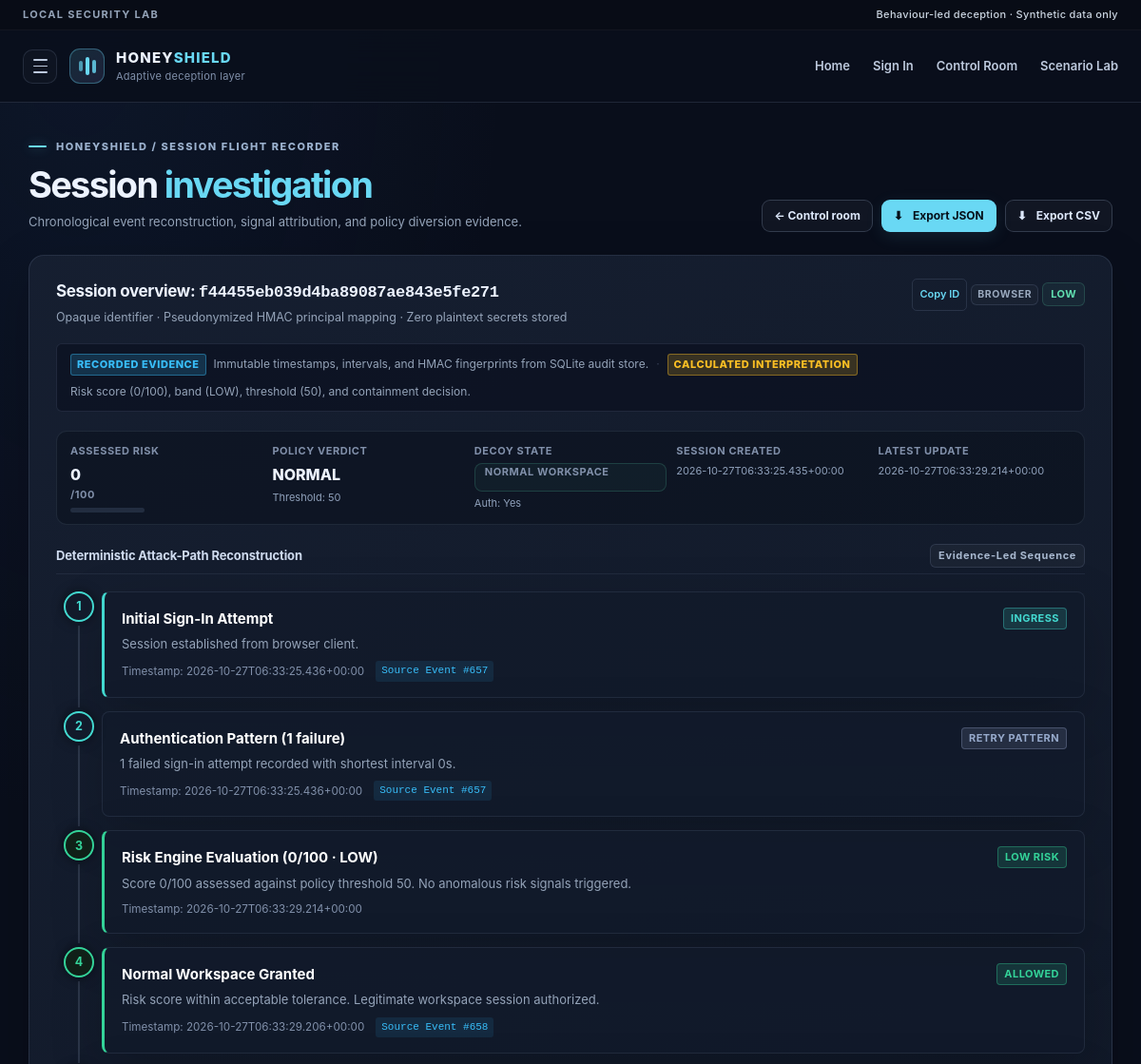
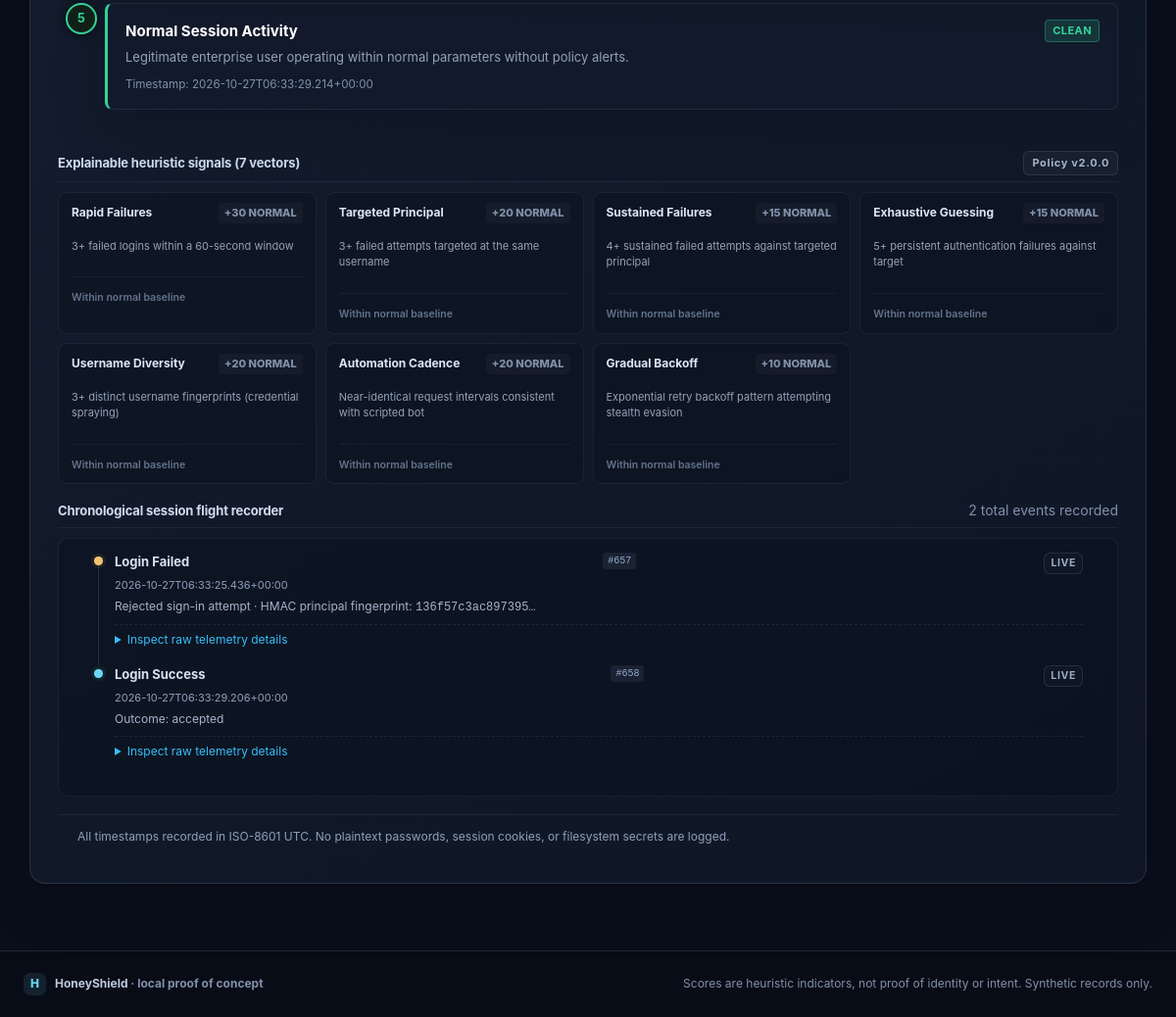
Page /admin/session/f44455eb039d4ba89087ae843e5fe271 on the committed database (2 pictures, top to bottom).
### tables this page shows
CREATE TABLE events (
                id INTEGER PRIMARY KEY AUTOINCREMENT,
                session_key TEXT NOT NULL,
                event_at TEXT NOT NULL,
                event_type TEXT NOT NULL,
                interval_seconds REAL,
                username_fingerprint TEXT,
                details_json TEXT NOT NULL DEFAULT '{}', is_isolated INTEGER NOT NULL DEFAULT 0,
                FOREIGN KEY(session_key) REFERENCES sessions(session_key) ON DELETE CASCADE
            );

### app.py (the view)
    @app.get("/admin/session/<session_key>", endpoint="session_flight_recorder")
    @app.get("/admin/session/<session_key>", endpoint="admin_session_investigation")
    def session_flight_recorder(session_key: str):
        conn = get_db()
        sess = get_session_investigation(conn, session_key)
        if not sess:
            abort(404)
        return render_template(
            "session_flight_recorder.html",
            session=sess,
            threshold=int(app.config["HIGH_RISK_THRESHOLD"]),
        )

### app.py (called while the page is built)
def connect_database(path: str | Path) -> sqlite3.Connection:
    db_path = Path(path)
    db_path.parent.mkdir(parents=True, exist_ok=True)
    conn = sqlite3.connect(str(db_path), timeout=10)
    conn.row_factory = sqlite3.Row
    conn.execute("PRAGMA foreign_keys = ON")
    conn.execute("PRAGMA journal_mode = WAL")
    return conn

### risk_engine.py (called while the page is built)
def _parse_utc(value: Any) -> datetime | None:
    if isinstance(value, datetime):
        if value.tzinfo is None:
            return value.replace(tzinfo=timezone.utc)
        return value.astimezone(timezone.utc)
    if not isinstance(value, str) or not value.strip():
        return None
    try:
        parsed = datetime.fromisoformat(value.strip())
        if parsed.tzinfo is None:
            parsed = parsed.replace(tzinfo=timezone.utc)
        return parsed.astimezone(timezone.utc)
    except (ValueError, TypeError, OverflowError):
        return None

### templates/session_flight_recorder.html (shortened to what this page needs)
{% extends 'base.html' %}
{% block content %}
<div class="page-heading admin-heading">
  <div>
    <div class="eyebrow"><span class="eyebrow-line"></span> HONEYSHIELD / SESSION FLIGHT RECORDER</div>
    <h1>Session <span>investigation</span></h1>
    <p class="lead-sm">Chronological event reconstruction, signal attribution, and policy diversion evidence.</p>
  </div>
  <div class="heading-actions">
    <a class="button button-secondary button-small" href="{{ url_for('admin_dashboard') }}">← Control room</a>
    <a class="button button-primary button-small" id="exportJsonBtn" href="{{ url_for('admin_session_export', session_key=session.session_key) }}?format=json" download>
      <span>⬇</span> Export JSON
    </a>
    <a class="button button-secondary button-small" id="exportCsvBtn" href="{{ url_for('admin_session_export', session_key=session.session_key) }}?format=csv" download>
      <span>⬇</span> Export CSV
    </a>
  </div>
</div>
<section class="panel flight-recorder-panel" aria-label="Session Metadata">
  <div class="panel-heading">
    <div>
      <h2>Session overview: <code id="sessionKeyDisplay">{{ session.session_key }}</code></h2>
      <p>Opaque identifier · Pseudonymized HMAC principal mapping · Zero plaintext secrets stored</p>
    </div>
    <div class="panel-heading-right">
      <button type="button" class="copy-value button button-small button-secondary" data-copy="{{ session.session_key }}" aria-label="Copy session ID">Copy ID</button>
      {% if session.is_simulated %}
      <span class="mode-badge">SIMULATED</span>
      {% else %}
      <span class="mode-badge mode-browser">BROWSER</span>
      {% endif %}
      <span class="risk-badge risk-badge-{{ session.risk_band|lower }}">{{ session.risk_band }}</span>
    </div>
  </div>
  <div class="evidence-legend-callout">
    <span class="legend-badge badge-evidence">RECORDED EVIDENCE</span>
    <span>Immutable timestamps, intervals, and HMAC fingerprints from SQLite audit store.</span>
    <span class="legend-sep">·</span>
    <span class="legend-badge badge-derived">CALCULATED INTERPRETATION</span>
    <span>Risk score ({{ session.risk_score }}/100), band ({{ session.risk_band }}), threshold ({{ session.threshold }}), and containment decision.</span>
  </div>
  <div class="inv-summary-bar">
    <div class="inv-metric">
      <span>Assessed Risk</span>
      <div><strong>{{ session.risk_score }}</strong><span class="muted">/100</span></div>
      <div class="mini-score-track"><span class="risk-fill risk-{{ session.risk_band|lower }}" style="width: {{ session.risk_score }}%"></span></div>
    </div>
    <div class="inv-metric">
      <span>Policy Verdict</span>
      <div><strong>{{ session.decision|upper }}</strong></div>
      <small class="cell-subtext">Threshold: {{ session.threshold }}</small>
    </div>
    <div class="inv-metric">
      <span>Decoy State</span>
      <div>{% if session.decoy_active %}<span class="status-chip status-danger">Contained in Decoy</span>{% else %}<span class="status-chip status-safe">Normal Workspace</span>{% endif %}</div>
      <small class="cell-subtext">Auth: {{ 'Yes' if session.authenticated else 'No' }}</small>
    </div>
    <div class="inv-metric">
      <span>Session Created</span>
      <div><small class="cell-subtext">{{ session.created_at }}</small></div>
    </div>
    <div class="inv-metric">
      <span>Latest Update</span>
      <div><small class="cell-subtext">{{ session.updated_at }}</small></div>
    </div>
  </div>
  <div class="inv-section-heading">
    <h3>Deterministic Attack-Path Reconstruction</h3>
    <span class="panel-tag">Evidence-Led Sequence</span>
  </div>
  <div class="attack-path-pipeline" id="attackPathPipeline">
    {% for step in session.attack_path %}
    <div class="attack-step step-status-{{ step.status }}">
      <div class="step-node-col">
        <span class="step-num-circle">{{ step.step }}</span>
        {% if not loop.last %}<div class="step-line"></div>{% endif %}
      </div>
      <div class="step-card card-surface">
        <div class="step-card-top">
          <strong class="step-title">{{ step.title }}</strong>
          <span class="step-badge badge-{{ step.status }}">{{ step.badge }}</span>
        </div>
        <p class="step-desc">{{ step.description }}</p>
        <div class="step-meta">
          <small class="muted">Timestamp: {{ step.timestamp }}</small>
          {% if step.event_id %}<span class="event-ref-tag">Source Event #{{ step.event_id }}</span>{% endif %}
        </div>
      </div>
    </div>
    {% endfor %}
  </div>
  <div class="inv-section-heading">
    <h3>Explainable heuristic signals (7 vectors)</h3>
    <span class="panel-tag">Policy v{{ session.policy_version }}</span>
  </div>
  <div class="inv-signals-grid">
    {% for sig in session.signal_contributions %}
    <div class="inv-signal-card {% if sig.triggered %}signal-active{% endif %}">
      <div class="inv-signal-top">
        <strong class="inv-signal-title">{{ sig.name }}</strong>
        <span class="inv-signal-badge {% if sig.triggered %}badge-triggered{% else %}badge-normal{% endif %}">
          +{{ sig.weight }} {% if sig.triggered %}TRIGGERED{% else %}NORMAL{% endif %}
        </span>
      </div>
      <p class="inv-signal-desc">{{ sig.description }}</p>
      <div class="inv-signal-evidence">
        {% if sig.triggered %}
        <span class="evidence-tag tag-active">Active Contribution: +{{ sig.weight }} pts</span>
        {% else %}
        <span class="evidence-tag tag-inactive">Within normal baseline</span>
        {% endif %}
      </div>
    </div>
    {% endfor %}
  </div>
  <div class="inv-section-heading">
    <h3>Chronological session flight recorder</h3>
    <span class="muted">{{ session.events|length }} total events recorded</span>
  </div>
  <div class="flight-timeline-wrap">
    {% if session.events %}
    <div class="event-timeline">
      {% for event in session.events %}
      <div class="timeline-item">
        <span class="timeline-dot {% if 'activated' in event.event_type or 'admin' in event.event_type %}dot-danger{% elif 'canary' in event.event_type or 'decoy' in event.event_type %}dot-violet{% elif 'failed' in event.event_type %}dot-amber{% else %}dot-cyan{% endif %}"></span>
        <div class="timeline-body">
          <div class="timeline-title-row">
            <strong>{{ event.event_type|replace('_', ' ')|title }}</strong>
            <span class="event-id-badge">#{{ event.id }}</span>
            <span class="event-mode {% if session.is_simulated %}event-mode-sim{% endif %}">{% if session.is_simulated %}SIM{% else %}LIVE{% endif %}</span>
          </div>
          <small>{{ event.event_at }}{% if event.interval_seconds is not none %} · {{ event.interval_seconds|round(2) }}s after previous attempt{% endif %}</small>
          {% if event.details.get('label') %}
          <p>{{ event.details.get('label') }}</p>
          {% elif event.details.get('reason') %}
          <p>{{ event.details.get('reason') }}</p>
          {% elif event.details.get('note') %}
          <p>{{ event.details.get('note') }}</p>
          {% elif event.event_type == 'login_failed' %}
          <p>Rejected sign-in attempt · HMAC principal fingerprint: <code>{{ event.username_fingerprint[:16] }}…</code></p>
          {% elif event.details.get('outcome') %}
          <p>Outcome: {{ event.details.get('outcome') }}</p>
          {% endif %}
          <details class="timeline-expandable">
            <summary class="timeline-summary-toggle">Inspect raw telemetry details</summary>
          </details>
        </div>
      </div>
      {% endfor %}
    </div>
    {% else %}
    <div class="empty-state">
      <span>◷</span>
      <strong>No recorded events for this session</strong>
      <p>This session has no recorded telemetry in the SQLite database.</p>
    </div>
    {% endif %}
  </div>
  <div class="table-footnote">
    All timestamps recorded in ISO-8601 UTC. No plaintext passwords, session cookies, or filesystem secrets are logged.
  </div>
</section>
{% endblock %}

### rows in the picture
events: step "1", title "Initial Sign-In Attempt", badge "INGRESS", description "Session established from browser client.", timestamp "2026-10-27T06:33:25.436+00:00", event_id "657", step "2", title "Authentication Pattern (1 failure)", badge "RETRY PATTERN", description "1 failed sign-in attempt recorded with shortest interval 0s.", event_type "Login Failed", id "657", event_at "2026-10-27T06:33:25.436+00:00", username_fingerprint "136f57c3ac897395"
events: step "4", title "Normal Workspace Granted", badge "ALLOWED", description "Risk score within acceptable tolerance. Legitimate workspace session authorized.", timestamp "2026-10-27T06:33:29.206+00:00", event_id "658", event_type "Login Success", id "658", event_at "2026-10-27T06:33:29.206+00:00", details.get "accepted"

### other values in the picture
{{ session.session_key }} "f44455eb039d4ba89087ae843e5fe271"
{{ session.risk_band }} "LOW"
{{ session.risk_score }} "0"
{{ session.threshold }} "50"
{{ session.decision|upper }} "NORMAL"
{{ 'Yes' if session.authenticated else 'No' }} "Yes"
{{ session.created_at }} "2026-10-27T06:33:25.435+00:00"
{{ session.updated_at }} "2026-10-27T06:33:29.214+00:00"
{{ step.step }} "3"
{{ step.title }} "Risk Engine Evaluation (0/100 · LOW)"
{{ step.badge }} "LOW RISK"
{{ step.description }} "Score 0/100 assessed against policy threshold 50. No anomalous risk signals triggered."
{{ step.timestamp }} "2026-10-27T06:33:29.214+00:00"
{{ step.step }} "5"
{{ step.title }} "Normal Session Activity"
